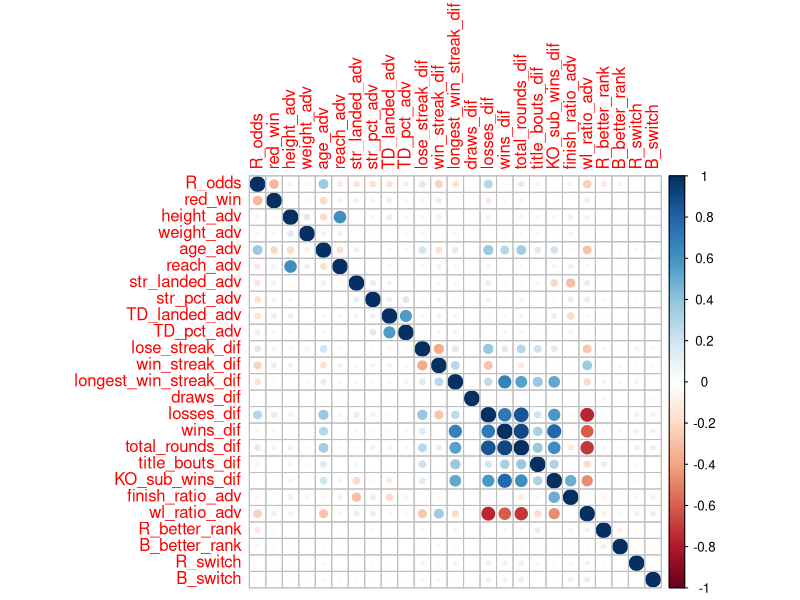
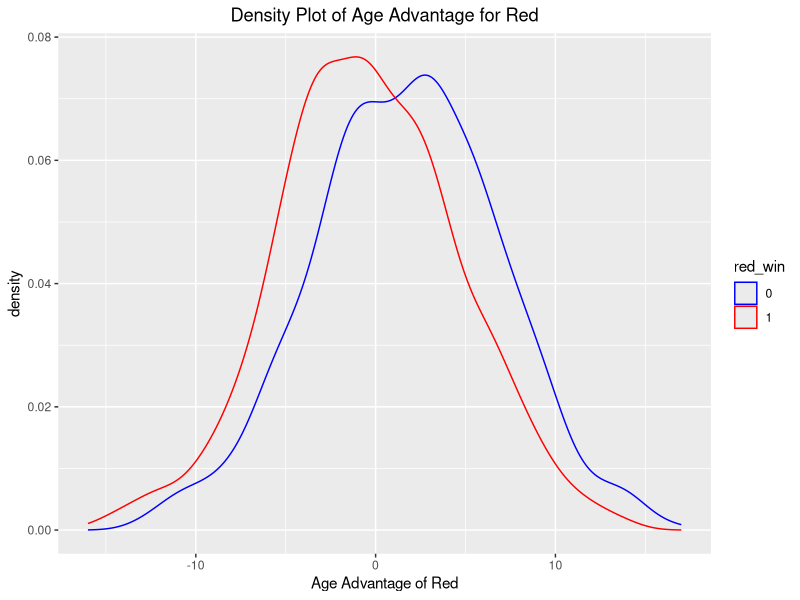
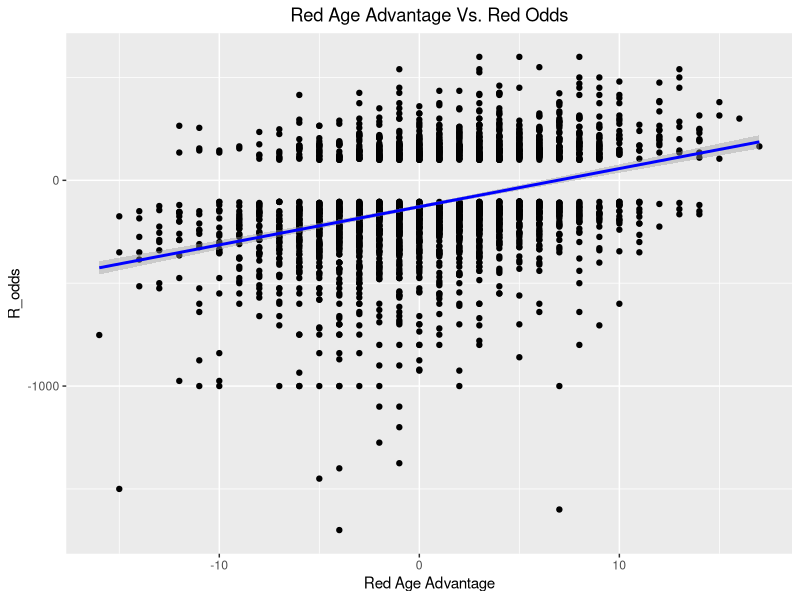
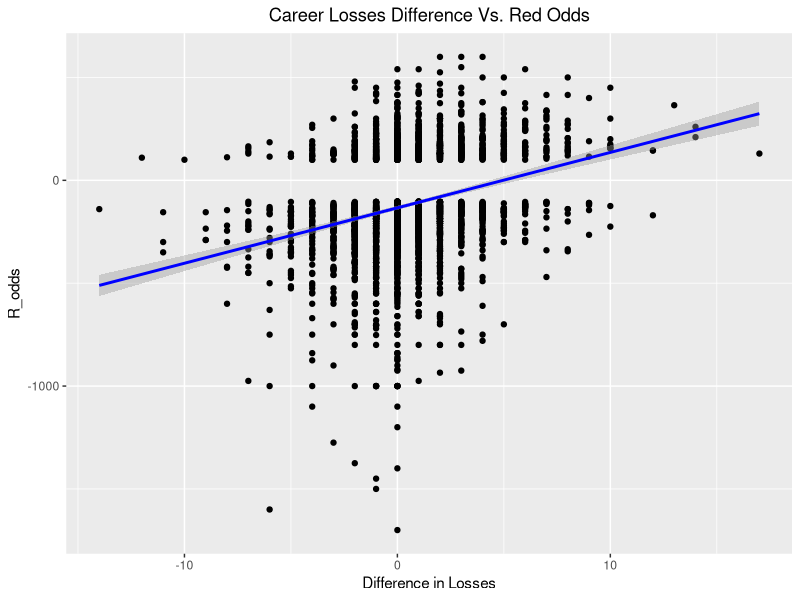

Source code (R) for these figures, in order:
## ---- chunk 1
knitr::opts_chunk$set(echo = TRUE)
## ---- chunk 2
library(tidyverse)
master <- read.csv('ufc-master.csv')


# Create an indicator set to 1 if red fighter won and 0 otherwise.
# There were no draws in this data set.
master$red_win <- ifelse(master$Winner == 'Red', 1, 0)
names(master)


# Create a vector of all variables we want to keep
cols <- c(
  'R_odds',
  'B_odds',
  'title_bout',
  'weight_class',
  'no_of_rounds',
  'B_current_lose_streak',
  'B_current_win_streak',
  'B_draw',
  'B_longest_win_streak',
  'B_losses',
  'B_wins',
  'B_Stance',
  'B_total_rounds_fought',
  'B_total_title_bouts',
  'B_win_by_KO.TKO',
  'B_win_by_Submission',
  'B_Weight_lbs',
  'B_avg_SIG_STR_landed',
  'B_avg_SIG_STR_pct',
  'B_avg_SUB_ATT',
  'B_avg_TD_landed',
  'B_avg_TD_pct',
  'B_Height_cms',
  'B_Reach_cms',
  'B_age',
  'R_current_lose_streak',
  'R_current_win_streak',
  'R_draw',
  'R_longest_win_streak',
  'R_losses',
  'R_wins',
  'R_Stance',
  'R_total_rounds_fought',
  'R_total_title_bouts',
  'R_win_by_KO.TKO',
  'R_win_by_Submission',
  'R_Weight_lbs',
  'R_avg_SIG_STR_landed',
  'R_avg_SIG_STR_pct',
  'R_avg_SUB_ATT',
  'R_avg_TD_landed',
  'R_avg_TD_pct',
  'R_Height_cms',
  'R_Reach_cms',
  'R_age',
  'better_rank',
  'finish_round',
  'total_fight_time_secs',
  'red_win'
)



# Update data frame to include only relevant variables
fights <- master[,cols]

# for (var in names(fights)) {
#   print(var)
#   print(sum(is.na(fights[,var])))
#   print("")
# }

# Get rid of NA values
fights <- na.omit(fights)


# Subtract Blue height, weight, reach, and age from Red's
# to get Red's height, weight, reach, and age advantage
fights$height_adv <- fights$R_Height_cms - fights$B_Height_cms
fights$weight_adv <- fights$R_Weight_lbs - fights$B_Weight_lbs
fights$reach_adv <- fights$R_Reach_cms - fights$B_Reach_cms
fights$age_adv <- fights$R_age - fights$B_age

# Do same for avg strikes, and takedowns landed/percentage, and for submission attempts
fights$str_landed_adv <- fights$R_avg_SIG_STR_landed - fights$B_avg_SIG_STR_landed
fights$str_pct_adv <- fights$R_avg_SIG_STR_pct - fights$B_avg_SIG_STR_pct
fights$TD_landed_adv <- fights$R_avg_TD_landed - fights$B_avg_TD_landed
fights$TD_pct_adv <- fights$R_avg_TD_pct - fights$B_avg_TD_pct
fights$sub_att_adv <- fights$R_avg_SUB_ATT - fights$B_avg_SUB_ATT

fights$lose_streak_dif <- fights$R_current_lose_streak - fights$B_current_lose_streak
fights$win_streak_dif <- fights$R_current_win_streak - fights$B_current_win_streak
fights$longest_win_streak_dif <- fights$R_longest_win_streak - fights$B_longest_win_streak
fights$draws_dif <- fights$R_draw - fights$B_draw
fights$losses_dif <- fights$R_losses - fights$B_losses
fights$wins_dif <- fights$R_wins - fights$B_wins
fights$total_rounds_dif <- fights$R_total_rounds_fought - fights$B_total_rounds_fought
fights$title_bouts_dif <- fights$R_total_title_bouts - fights$B_total_title_bouts

# Determine number of wins by KO/TKO or submission for each fighter
fights$R_wins_by_KO_sub <- fights$R_win_by_KO.TKO + fights$R_win_by_Submission
fights$B_wins_by_KO_sub <- fights$B_win_by_KO.TKO + fights$B_win_by_Submission

# Determine number of wins by decision for each fighter.
# Wins by decision = wins - wins by KO/TKO or submission
fights$R_wins_by_dec <- fights$R_wins - fights$R_wins_by_KO_sub
fights$B_wins_by_dec <- fights$B_wins - fights$B_wins_by_KO_sub

# Get rid of nonsensical negative values
fights <- fights %>%
  filter(R_wins_by_dec >= 0, B_wins_by_dec >= 0)

# Calculate the ratio of wins by KO/TKO and submission (finishes) to wins by decision.
# We add one to each to avoid zero division.
fights$R_finish_dec_ratio <- (fights$R_wins_by_KO_sub + 1) / (fights$R_wins_by_dec + 1)
fights$B_finish_dec_ratio <- (fights$B_wins_by_KO_sub + 1) / (fights$B_wins_by_dec + 1)

# Calculate overall win loss ratio for each fighter. Add one again to avoid zero division.
fights$R_wl_ratio <- (fights$R_wins + 1) / (fights$R_losses + 1)
fights$B_wl_ratio <- (fights$R_wins + 1) / (fights$B_losses + 1)

# Difference between number of KO/submission finishes
fights$KO_sub_wins_dif <- fights$R_wins_by_KO_sub - fights$B_wins_by_KO_sub

# Finish ratio difference between fighters
fights$finish_ratio_adv <- fights$R_finish_dec_ratio - fights$B_finish_dec_ratio

# Win-loss ratio difference between fighters
fights$wl_ratio_adv <- fights$R_wl_ratio - fights$B_wl_ratio

# Create variables for different stances of the fighters
fights$R_switch <- ifelse(fights$R_Stance == 'Switch', 1, 0)
fights$B_switch <- ifelse(fights$B_Stance == 'Switch', 1, 0)

# Create indicator for each fighter's relative ranking
fights$R_better_rank <- ifelse(fights$better_rank == 'Red', 1, 0)
fights$B_better_rank <- ifelse(fights$better_rank == 'Blue',  1, 0)



# Create vector with names of all variables we are keeping for analysis
keep <- c(
          'R_odds',
          'red_win',
          'title_bout',
          'weight_class',
          #'no_of_rounds',
          #'total_fight_time_secs',
          'height_adv',
          'weight_adv',
          'age_adv',
          'reach_adv',
          'str_landed_adv',
          'str_pct_adv',
          'TD_landed_adv',
          'TD_pct_adv',
          'lose_streak_dif',
          'win_streak_dif',
          'longest_win_streak_dif',
          'draws_dif',
          'losses_dif',
          'wins_dif',
          'total_rounds_dif',
          'title_bouts_dif',
          'KO_sub_wins_dif',
          'finish_ratio_adv',
          'wl_ratio_adv',
          'R_better_rank',
          'B_better_rank',
          'R_switch',
          'B_switch'
          )

# Split into train and test sets, using 80/20 split
set.seed(138)
in.test <- sample(nrow(fights), nrow(fights)/5)

# Sanity check
length(in.test)
dim(fights)[1]*0.2

# Assign train and test sets
test <- fights[in.test,keep]
train <- fights[-in.test,keep]



## ---- chunk 3
# Indices of non-numeric variables
non_numeric <- c(3,4)

# cube predictors (would square them but we want negatives to stay negative)
# cubed.vars <- train[,-c(1, 2, 3, 4)]^3
# cubed.vars$red_win <- train$red_win
# cubed.vars$R_odds <- train$R_odds

# Check for correlation between variables and outputs
library(corrplot)
C <- cor(train[,-non_numeric])
corrplot(C, method = 'circle')
## ---- chunk 4
# Check for correlation between cubic vars and outputs
#C.cubic <- cor(cubed.vars)
#corrplot(C.cubic, method = 'circle')

colors <- c('1' = 'red', '0' = 'blue')

ggplot(train) +
  geom_density(aes(x = age_adv, color = as.factor(red_win))) +
  scale_color_manual(values = colors) +
  labs(x = 'Age Advantage of Red', color = 'red_win', title = 'Density Plot of Age Advantage for Red') +
  theme(plot.title = element_text(hjust = 0.5))

ggplot(train, aes(x = age_adv, y = R_odds)) + 
  geom_point() +
  geom_smooth(method = 'lm', color = 'blue') +
  labs(x = 'Red Age Advantage', y = 'R_odds', title = 'Red Age Advantage Vs. Red Odds') +
  theme(plot.title = element_text(hjust = 0.5))

ggplot(train, aes(x = losses_dif, y = R_odds)) + 
  geom_point() +
  geom_smooth(method = 'lm', color = 'blue') +
  labs(x = 'Difference in Losses', y = 'R_odds', title = 'Career Losses Difference Vs. Red Odds') +
  theme(plot.title = element_text(hjust = 0.5))
## ---- chunk 5

